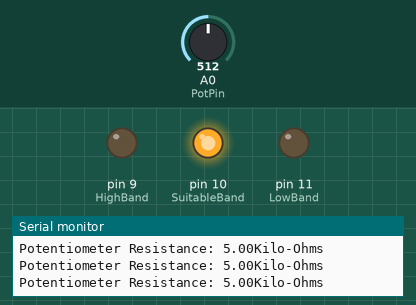
This sketch was run on a simulated Arduino Uno, built with avr-gcc and run on an emulated ATmega328P. On the bench: output pins drawn as LEDs (lit = HIGH), the last lines printed to the serial monitor. The inputs (shaded band) are chosen by the test bench; at power-on: A0 (PotPin) = 512.

Above: at 1.2 s.
1.3 s: A0 (PotPin) set to 111
2.8 s: A0 (PotPin) set to 97
At 3.6 s:
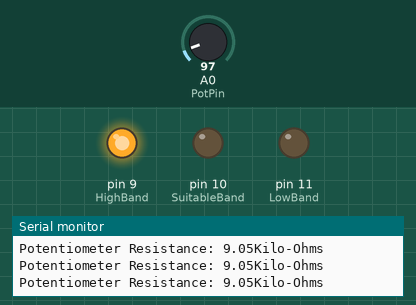
4.3 s: A0 (PotPin) set to 1023
At 5.0 s:
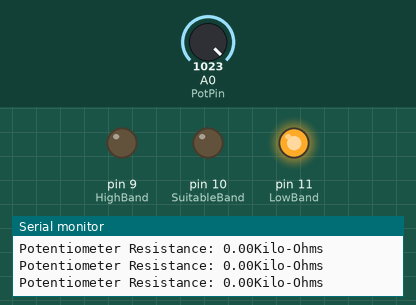
5.9 s: A0 (PotPin) set to 930
7.4 s: A0 (PotPin) set to 906
At 7.7 s:
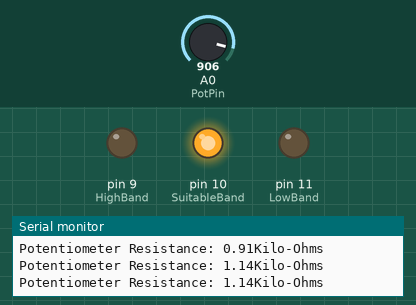
8.9 s: A0 (PotPin) set to 0
At 10.4 s:
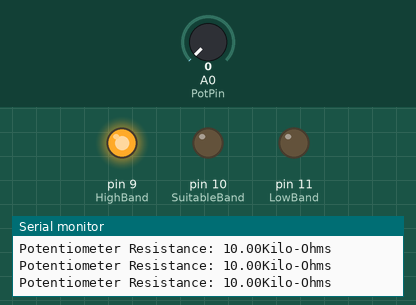
Timing chart, 0 to 11.5 s (numbered marks = the images above; inputs shaded):
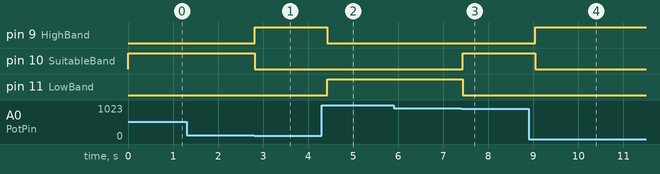

Measured:
- the behaviour switches between 103 and 102 on A0 (PotPin) (found by bisection; images 0 and 1)
- the behaviour switches between 921 and 920 on A0 (PotPin) (found by bisection; images 2 and 3)
- after the input at 2.8 s, pin 9 (HighBand): LOW → HIGH at once; pin 10 (SuitableBand): HIGH → LOW at once
- after the input at 4.3 s, pin 9 (HighBand): HIGH → LOW after 0.12 s; pin 11 (LowBand): LOW → HIGH after 0.12 s
- after the input at 7.4 s, pin 10 (SuitableBand): LOW → HIGH at once; pin 11 (LowBand): HIGH → LOW at once
- after the input at 8.9 s, pin 9 (HighBand): LOW → HIGH after 0.14 s; pin 10 (SuitableBand): HIGH → LOW after 0.14 s

The sketch:

potentiometer_reading.ino
```cpp
#define PotPin       A0
#define LowBand      11
#define SuitableBand 10
#define HighBand      9

float PotVoltage, PotResistance;
float PotMxResistance = 10; // Potentiometer maximum resistance in Kilo-Ohms
int Delay = 200;

void setup(){
	Serial.begin(9600);
 	pinMode(PotPin, INPUT);
  	pinMode(LowBand, OUTPUT);
    pinMode(SuitableBand, OUTPUT);
    pinMode(HighBand, OUTPUT);
}

void loop(){

	  PotVoltage = analogRead(PotPin);
    PotResistance = PotMxResistance - ((10.0/1023.0) * PotVoltage);
    //

  	Serial.print("Potentiometer Resistance: ");
  	Serial.print(PotResistance);
 	  Serial.println("Kilo-Ohms");

  	if(PotResistance >= 9){
      digitalWrite(HighBand, HIGH);
  	  digitalWrite(LowBand, LOW);
      digitalWrite(SuitableBand, LOW);
    }
 	  else if(PotResistance <= 1){
      digitalWrite(HighBand, LOW);
  	  digitalWrite(LowBand, HIGH);
      digitalWrite(SuitableBand, LOW);
    }
    else{
      digitalWrite(HighBand, LOW);
  	  digitalWrite(LowBand, LOW);
      digitalWrite(SuitableBand, HIGH);
    }

  	delay(Delay);
}	
```
